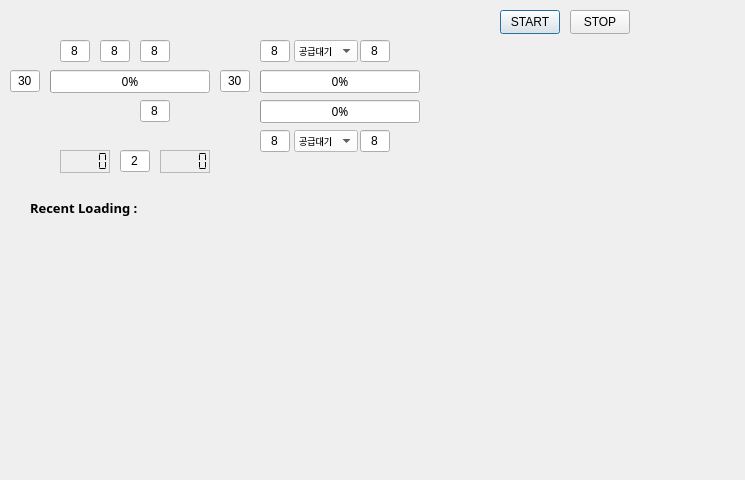
<?xml version="1.0" encoding="UTF-8"?>
<ui version="4.0">
 <class>Dialog</class>
 <widget class="QDialog" name="Dialog">
  <property name="geometry">
   <rect>
    <x>0</x>
    <y>0</y>
    <width>745</width>
    <height>480</height>
   </rect>
  </property>
  <property name="windowTitle">
   <string>DN8 Simulator</string>
  </property>
  <widget class="QProgressBar" name="pgbDrill">
   <property name="geometry">
    <rect>
     <x>50</x>
     <y>70</y>
     <width>160</width>
     <height>23</height>
    </rect>
   </property>
   <property name="font">
    <font>
     <family>D2Coding</family>
    </font>
   </property>
   <property name="maximum">
    <number>100</number>
   </property>
   <property name="value">
    <number>0</number>
   </property>
  </widget>
  <widget class="QLineEdit" name="le_DrillTime">
   <property name="geometry">
    <rect>
     <x>10</x>
     <y>70</y>
     <width>30</width>
     <height>22</height>
    </rect>
   </property>
   <property name="text">
    <string>30</string>
   </property>
   <property name="alignment">
    <set>Qt::AlignCenter</set>
   </property>
   <property name="readOnly">
    <bool>false</bool>
   </property>
  </widget>
  <widget class="QPushButton" name="pbStart">
   <property name="geometry">
    <rect>
     <x>500</x>
     <y>10</y>
     <width>60</width>
     <height>24</height>
    </rect>
   </property>
   <property name="text">
    <string>START</string>
   </property>
  </widget>
  <widget class="QPushButton" name="pbStop">
   <property name="geometry">
    <rect>
     <x>570</x>
     <y>10</y>
     <width>60</width>
     <height>24</height>
    </rect>
   </property>
   <property name="text">
    <string>STOP</string>
   </property>
  </widget>
  <widget class="QLineEdit" name="le_CheckTime">
   <property name="geometry">
    <rect>
     <x>120</x>
     <y>150</y>
     <width>30</width>
     <height>22</height>
    </rect>
   </property>
   <property name="text">
    <string>2</string>
   </property>
   <property name="alignment">
    <set>Qt::AlignCenter</set>
   </property>
   <property name="readOnly">
    <bool>false</bool>
   </property>
  </widget>
  <widget class="QLCDNumber" name="lcdUncheckedNum">
   <property name="geometry">
    <rect>
     <x>60</x>
     <y>150</y>
     <width>50</width>
     <height>23</height>
    </rect>
   </property>
   <property name="font">
    <font>
     <family>D2Coding</family>
    </font>
   </property>
   <property name="frameShape">
    <enum>QFrame::StyledPanel</enum>
   </property>
   <property name="frameShadow">
    <enum>QFrame::Raised</enum>
   </property>
   <property name="lineWidth">
    <number>5</number>
   </property>
   <property name="midLineWidth">
    <number>5</number>
   </property>
   <property name="digitCount">
    <number>5</number>
   </property>
   <property name="segmentStyle">
    <enum>QLCDNumber::Flat</enum>
   </property>
   <property name="intValue" stdset="0">
    <number>0</number>
   </property>
  </widget>
  <widget class="QLCDNumber" name="lcdCheckedNum">
   <property name="geometry">
    <rect>
     <x>160</x>
     <y>150</y>
     <width>50</width>
     <height>23</height>
    </rect>
   </property>
   <property name="font">
    <font>
     <family>D2Coding</family>
    </font>
   </property>
   <property name="frameShape">
    <enum>QFrame::StyledPanel</enum>
   </property>
   <property name="frameShadow">
    <enum>QFrame::Raised</enum>
   </property>
   <property name="lineWidth">
    <number>5</number>
   </property>
   <property name="midLineWidth">
    <number>5</number>
   </property>
   <property name="digitCount">
    <number>5</number>
   </property>
   <property name="segmentStyle">
    <enum>QLCDNumber::Flat</enum>
   </property>
   <property name="intValue" stdset="0">
    <number>0</number>
   </property>
  </widget>
  <widget class="QLineEdit" name="le_DrillLoading">
   <property name="geometry">
    <rect>
     <x>60</x>
     <y>40</y>
     <width>30</width>
     <height>22</height>
    </rect>
   </property>
   <property name="text">
    <string>8</string>
   </property>
   <property name="alignment">
    <set>Qt::AlignCenter</set>
   </property>
   <property name="readOnly">
    <bool>false</bool>
   </property>
  </widget>
  <widget class="QLineEdit" name="le_Stp1Loading">
   <property name="geometry">
    <rect>
     <x>100</x>
     <y>40</y>
     <width>30</width>
     <height>22</height>
    </rect>
   </property>
   <property name="text">
    <string>8</string>
   </property>
   <property name="alignment">
    <set>Qt::AlignCenter</set>
   </property>
   <property name="readOnly">
    <bool>false</bool>
   </property>
  </widget>
  <widget class="QLineEdit" name="le_Stp2Loading">
   <property name="geometry">
    <rect>
     <x>140</x>
     <y>40</y>
     <width>30</width>
     <height>22</height>
    </rect>
   </property>
   <property name="text">
    <string>8</string>
   </property>
   <property name="alignment">
    <set>Qt::AlignCenter</set>
   </property>
   <property name="readOnly">
    <bool>false</bool>
   </property>
  </widget>
  <widget class="QLineEdit" name="le_SideLoading">
   <property name="geometry">
    <rect>
     <x>140</x>
     <y>100</y>
     <width>30</width>
     <height>22</height>
    </rect>
   </property>
   <property name="text">
    <string>8</string>
   </property>
   <property name="alignment">
    <set>Qt::AlignCenter</set>
   </property>
   <property name="readOnly">
    <bool>false</bool>
   </property>
  </widget>
  <widget class="QLineEdit" name="le_Side_STP1_To_Buff">
   <property name="geometry">
    <rect>
     <x>360</x>
     <y>130</y>
     <width>30</width>
     <height>22</height>
    </rect>
   </property>
   <property name="text">
    <string>8</string>
   </property>
   <property name="alignment">
    <set>Qt::AlignCenter</set>
   </property>
   <property name="readOnly">
    <bool>false</bool>
   </property>
  </widget>
  <widget class="QLineEdit" name="le_Drill_STP1_To_Buff">
   <property name="geometry">
    <rect>
     <x>260</x>
     <y>130</y>
     <width>30</width>
     <height>22</height>
    </rect>
   </property>
   <property name="text">
    <string>8</string>
   </property>
   <property name="alignment">
    <set>Qt::AlignCenter</set>
   </property>
   <property name="readOnly">
    <bool>false</bool>
   </property>
  </widget>
  <widget class="QLineEdit" name="le_STP1Time">
   <property name="geometry">
    <rect>
     <x>220</x>
     <y>70</y>
     <width>30</width>
     <height>22</height>
    </rect>
   </property>
   <property name="text">
    <string>30</string>
   </property>
   <property name="alignment">
    <set>Qt::AlignCenter</set>
   </property>
   <property name="readOnly">
    <bool>false</bool>
   </property>
  </widget>
  <widget class="QLineEdit" name="le_Drill_To_STP1">
   <property name="geometry">
    <rect>
     <x>260</x>
     <y>40</y>
     <width>30</width>
     <height>22</height>
    </rect>
   </property>
   <property name="text">
    <string>8</string>
   </property>
   <property name="alignment">
    <set>Qt::AlignCenter</set>
   </property>
   <property name="readOnly">
    <bool>false</bool>
   </property>
  </widget>
  <widget class="QLineEdit" name="le_Side_To_STP1">
   <property name="geometry">
    <rect>
     <x>360</x>
     <y>40</y>
     <width>30</width>
     <height>22</height>
    </rect>
   </property>
   <property name="text">
    <string>8</string>
   </property>
   <property name="alignment">
    <set>Qt::AlignCenter</set>
   </property>
   <property name="readOnly">
    <bool>false</bool>
   </property>
  </widget>
  <widget class="QProgressBar" name="pgbSTP1_A">
   <property name="geometry">
    <rect>
     <x>260</x>
     <y>70</y>
     <width>160</width>
     <height>23</height>
    </rect>
   </property>
   <property name="font">
    <font>
     <family>D2Coding</family>
    </font>
   </property>
   <property name="maximum">
    <number>100</number>
   </property>
   <property name="value">
    <number>0</number>
   </property>
  </widget>
  <widget class="QProgressBar" name="pgbSTP1_B">
   <property name="geometry">
    <rect>
     <x>260</x>
     <y>100</y>
     <width>160</width>
     <height>23</height>
    </rect>
   </property>
   <property name="font">
    <font>
     <family>D2Coding</family>
    </font>
   </property>
   <property name="maximum">
    <number>100</number>
   </property>
   <property name="value">
    <number>0</number>
   </property>
  </widget>
  <widget class="QLabel" name="label">
   <property name="geometry">
    <rect>
     <x>30</x>
     <y>200</y>
     <width>111</width>
     <height>16</height>
    </rect>
   </property>
   <property name="font">
    <font>
     <family>D2Coding</family>
     <pointsize>10</pointsize>
     <bold>true</bold>
    </font>
   </property>
   <property name="text">
    <string>Recent Loading : </string>
   </property>
  </widget>
  <widget class="QLabel" name="lbl_RecentJob">
   <property name="geometry">
    <rect>
     <x>150</x>
     <y>200</y>
     <width>111</width>
     <height>16</height>
    </rect>
   </property>
   <property name="font">
    <font>
     <family>D2Coding</family>
     <pointsize>10</pointsize>
     <bold>true</bold>
    </font>
   </property>
   <property name="styleSheet">
    <string notr="true">color: rgb(255, 114, 236);</string>
   </property>
   <property name="text">
    <string/>
   </property>
  </widget>
  <widget class="QComboBox" name="cmbSTP1B">
   <property name="geometry">
    <rect>
     <x>294</x>
     <y>130</y>
     <width>64</width>
     <height>22</height>
    </rect>
   </property>
   <property name="font">
    <font>
     <pointsize>7</pointsize>
    </font>
   </property>
   <property name="styleSheet">
    <string notr="true">background-color: rgb(255, 255, 255);</string>
   </property>
   <item>
    <property name="text">
     <string>공급대기</string>
    </property>
   </item>
   <item>
    <property name="text">
     <string>가공대기</string>
    </property>
   </item>
   <item>
    <property name="text">
     <string>배출대기</string>
    </property>
   </item>
   <item>
    <property name="text">
     <string>가공중</string>
    </property>
   </item>
  </widget>
  <widget class="QComboBox" name="cmbSTP1A">
   <property name="geometry">
    <rect>
     <x>294</x>
     <y>40</y>
     <width>64</width>
     <height>22</height>
    </rect>
   </property>
   <property name="font">
    <font>
     <pointsize>7</pointsize>
    </font>
   </property>
   <property name="styleSheet">
    <string notr="true">background-color: rgb(255, 255, 255);</string>
   </property>
   <item>
    <property name="text">
     <string>공급대기</string>
    </property>
   </item>
   <item>
    <property name="text">
     <string>가공대기</string>
    </property>
   </item>
   <item>
    <property name="text">
     <string>배출대기</string>
    </property>
   </item>
   <item>
    <property name="text">
     <string>가공중</string>
    </property>
   </item>
  </widget>
 </widget>
 <resources/>
 <connections/>
</ui>
